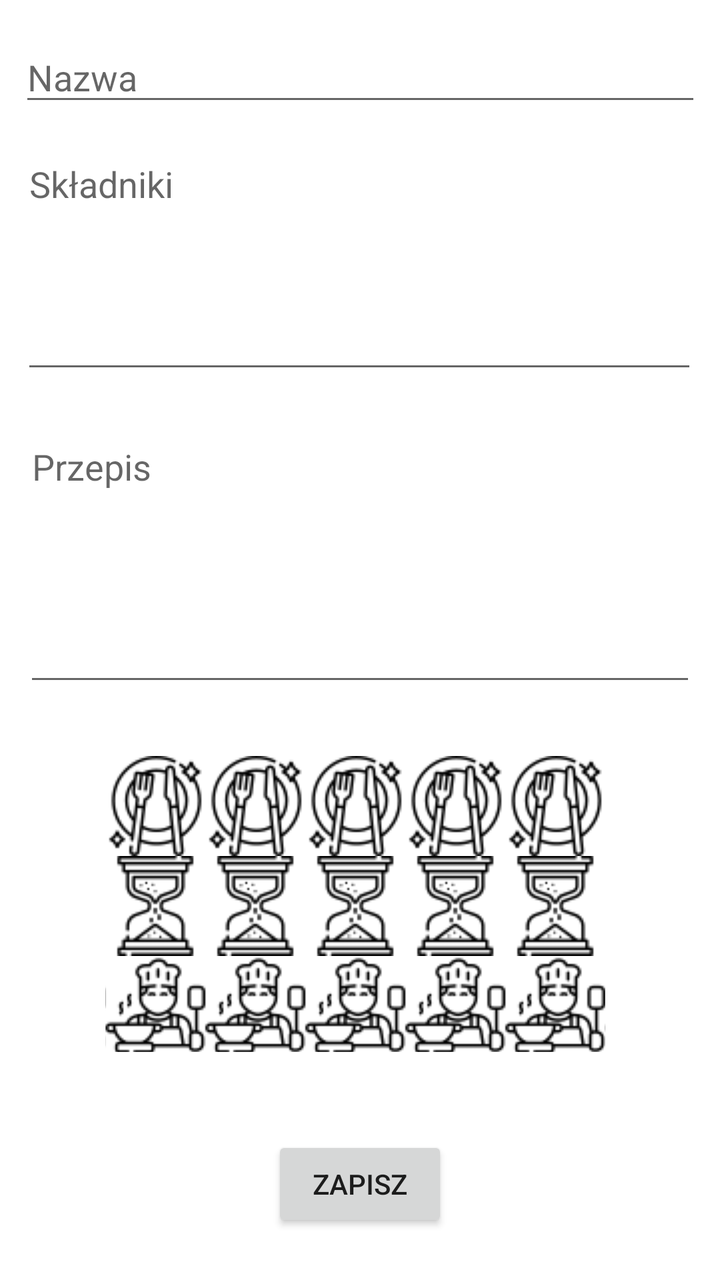
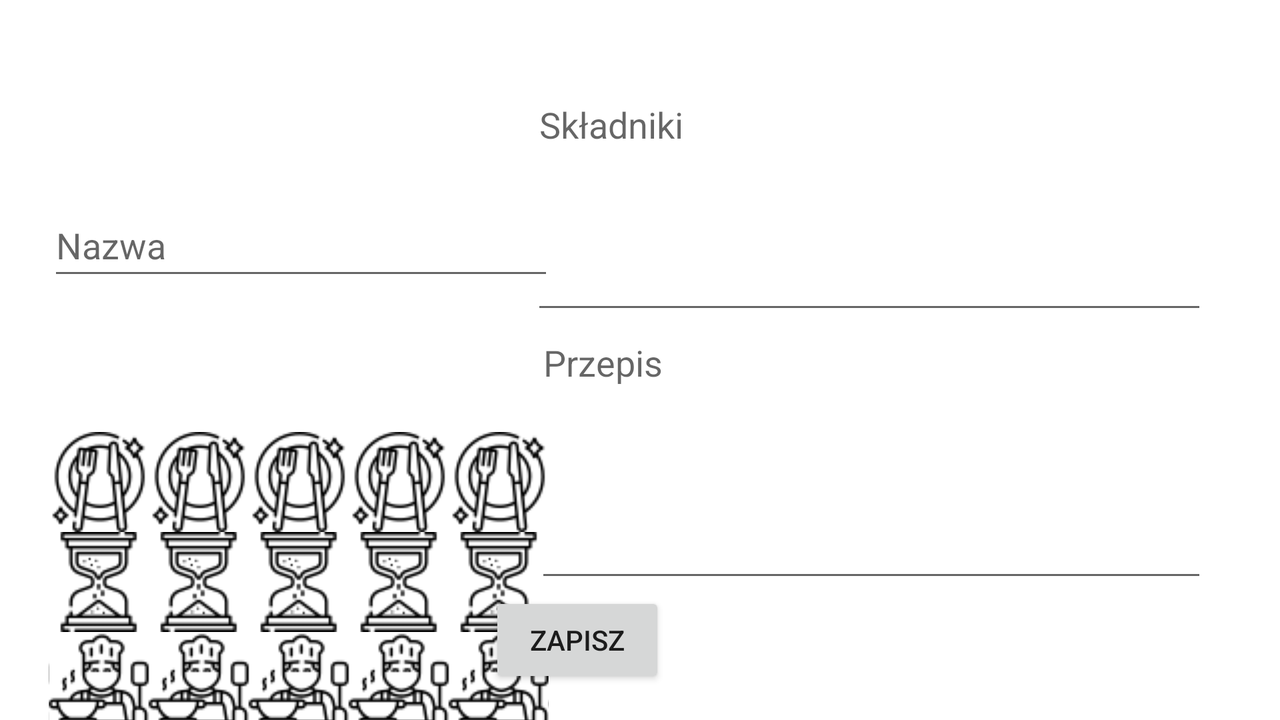

Two renders of one Android screen. The first uses the default layout on a phone; the second uses the alternative layout the repository ships for a different screen configuration, on a matching device. The two XML files are below.
<!-- AndroidManifest.xml: fallback theme Theme.MaterialComponents.DayNight.NoActionBar -->
<!-- res/layout/content_recipe_form.xml -->
<?xml version="1.0" encoding="utf-8"?>
<androidx.constraintlayout.widget.ConstraintLayout xmlns:android="http://schemas.android.com/apk/res/android"
    xmlns:app="http://schemas.android.com/apk/res-auto"
    xmlns:tools="http://schemas.android.com/tools"
    android:layout_width="match_parent"
    android:layout_height="match_parent"
    app:layout_behavior="@string/appbar_scrolling_view_behavior"
    tools:context=".RecipeForm"
    tools:showIn="@layout/activity_recipe_form">

    <com.google.android.material.textfield.TextInputEditText
        android:id="@+id/textInputName"
        android:layout_width="341dp"
        android:layout_height="42dp"
        android:layout_marginTop="16dp"
        android:hint="Nazwa"
        app:layout_constraintEnd_toEndOf="parent"
        app:layout_constraintStart_toStartOf="parent"
        app:layout_constraintTop_toTopOf="parent" />

    <Button
        android:id="@+id/buttonSave"
        android:layout_width="wrap_content"
        android:layout_height="wrap_content"
        android:layout_marginStart="4dp"
        android:layout_marginBottom="24dp"
        android:text="zapisz"
        app:layout_constraintBottom_toBottomOf="parent"
        app:layout_constraintEnd_toEndOf="parent"
        app:layout_constraintHorizontal_bias="0.492"
        app:layout_constraintStart_toStartOf="parent" />

    <EditText
        android:id="@+id/editTextIngredients"
        android:layout_width="338dp"
        android:layout_height="122dp"
        android:ems="10"
        android:gravity="start|top"
        android:hint="Składniki"
        android:inputType="textMultiLine"
        app:layout_constraintBottom_toTopOf="@+id/editTextRecipe"
        app:layout_constraintEnd_toEndOf="parent"
        app:layout_constraintHorizontal_bias="0.491"
        app:layout_constraintStart_toStartOf="parent"
        app:layout_constraintTop_toBottomOf="@+id/textInputName"
        app:layout_constraintVertical_bias="0.376" />

    <EditText
        android:id="@+id/editTextRecipe"
        android:layout_width="336dp"
        android:layout_height="137dp"
        android:layout_marginBottom="220dp"
        android:ems="10"
        android:gravity="start|top"
        android:hint="Przepis"
        android:inputType="textMultiLine"
        app:layout_constraintBottom_toTopOf="@+id/buttonSave"
        app:layout_constraintEnd_toEndOf="parent"
        app:layout_constraintHorizontal_bias="0.506"
        app:layout_constraintStart_toStartOf="parent" />

    <androidx.constraintlayout.widget.Guideline
        android:id="@+id/guideline"
        android:layout_width="wrap_content"
        android:layout_height="wrap_content"
        android:orientation="vertical"
        app:layout_constraintGuide_begin="20dp" />

    <androidx.constraintlayout.widget.Barrier
        android:id="@+id/barrier"
        android:layout_width="wrap_content"
        android:layout_height="wrap_content"
        app:barrierDirection="left" />

    <LinearLayout
        android:layout_width="255dp"
        android:layout_height="160dp"
        android:orientation="vertical"
        app:layout_constraintBottom_toTopOf="@+id/buttonSave"
        app:layout_constraintEnd_toEndOf="parent"
        app:layout_constraintStart_toStartOf="parent"
        app:layout_constraintTop_toBottomOf="@+id/editTextRecipe">

        <RatingBar
            android:id="@+id/ratingBarPortionSize"
            style="@style/ImageRatingBarPortion"
            android:layout_width="wrap_content"
            android:layout_height="wrap_content"
            android:numStars="5"
            android:stepSize="1" />

        <RatingBar
            android:id="@+id/ratingBarTime"
            style="@style/ImageRatingBarTime"
            android:layout_width="wrap_content"
            android:layout_height="wrap_content"
            android:numStars="5"
            android:stepSize="1" />

        <RatingBar
            android:id="@+id/ratingBarDifficultyLevel"
            style="@style/ImageRatingBar"
            android:layout_width="wrap_content"
            android:layout_height="wrap_content"
            android:layout_marginBottom="12dp"
            android:numStars="5"
            android:stepSize="1" />
    </LinearLayout>


</androidx.constraintlayout.widget.ConstraintLayout>
<!-- res/layout/activity_recipe_form.xml (included above) -->
<?xml version="1.0" encoding="utf-8"?>
<androidx.coordinatorlayout.widget.CoordinatorLayout xmlns:android="http://schemas.android.com/apk/res/android"
    xmlns:app="http://schemas.android.com/apk/res-auto"
    xmlns:tools="http://schemas.android.com/tools"
    android:layout_width="match_parent"
    android:layout_height="match_parent"
    tools:context=".RecipeForm">

    <com.google.android.material.appbar.AppBarLayout
        android:layout_width="match_parent"
        android:layout_height="wrap_content"
        android:theme="@style/AppTheme.AppBarOverlay">

        <androidx.appcompat.widget.Toolbar
            android:id="@+id/toolbar"
            android:layout_width="match_parent"
            android:layout_height="?attr/actionBarSize"
            android:background="?attr/colorPrimary"
            app:popupTheme="@style/AppTheme.PopupOverlay" />

    </com.google.android.material.appbar.AppBarLayout>

    <include layout="@layout/content_recipe_form" />

</androidx.coordinatorlayout.widget.CoordinatorLayout>
<!-- resources referenced by this layout -->
<resources>
  <style name="AppTheme.AppBarOverlay" parent="ThemeOverlay.AppCompat.Dark.ActionBar" />
  <style name="AppTheme.PopupOverlay" parent="ThemeOverlay.AppCompat.Light" />
  <style name="ImageRatingBar" parent="@android:style/Widget.RatingBar">
          <item name="android:progressDrawable">@drawable/custom_ratingbar</item>
          <item name="android:minHeight">50dp</item>
          <item name="android:maxHeight">50dp</item>
      </style>
  <style name="ImageRatingBarPortion" parent="@android:style/Widget.RatingBar">
          <item name="android:progressDrawable">@drawable/custom_ratingbar_portion</item>
          <item name="android:minHeight">50dp</item>
          <item name="android:maxHeight">50dp</item>
      </style>
  <style name="ImageRatingBarTime" parent="@android:style/Widget.RatingBar">
          <item name="android:progressDrawable">@drawable/custom_ratingbar_time</item>
          <item name="android:minHeight">50dp</item>
          <item name="android:maxHeight">50dp</item>
      </style>
  <!-- drawable custom_ratingbar (drawable) -->
  <?xml version="1.0" encoding="utf-8"?>
  <layer-list xmlns:android="http://schemas.android.com/apk/res/android" >
  
      <item
          android:id="@android:id/background"
          android:drawable="@drawable/cook_back"/>
      <item
          android:id="@android:id/secondaryProgress"
          android:drawable="@drawable/cook_selected"/>
      <item
          android:id="@android:id/progress"
          android:drawable="@drawable/cook_selected"/>
  
  </layer-list>
  <!-- drawable custom_ratingbar_portion (drawable) -->
  <?xml version="1.0" encoding="utf-8"?>
  <layer-list xmlns:android="http://schemas.android.com/apk/res/android" >
  
      <item
          android:id="@android:id/background"
          android:drawable="@drawable/portion_back"/>
      <item
          android:id="@android:id/secondaryProgress"
          android:drawable="@drawable/portion_selected"/>
      <item
          android:id="@android:id/progress"
          android:drawable="@drawable/portion_selected"/>
  
  </layer-list>
  <!-- drawable custom_ratingbar_time (drawable) -->
  <?xml version="1.0" encoding="utf-8"?>
  <layer-list xmlns:android="http://schemas.android.com/apk/res/android" >
  
      <item
          android:id="@android:id/background"
          android:drawable="@drawable/time_back"/>
      <item
          android:id="@android:id/secondaryProgress"
          android:drawable="@drawable/time_selected"/>
      <item
          android:id="@android:id/progress"
          android:drawable="@drawable/time_selected"/>
  
  </layer-list>
  <!-- drawable cook_back: png bitmap (drawable, 2095 bytes) -->
  <!-- drawable cook_selected: png bitmap (drawable, 3613 bytes) -->
  <!-- drawable portion_back: png bitmap (drawable, 2629 bytes) -->
  <!-- drawable portion_selected: png bitmap (drawable, 4793 bytes) -->
  <!-- drawable time_back: png bitmap (drawable, 1653 bytes) -->
  <!-- drawable time_selected: png bitmap (drawable, 2733 bytes) -->
</resources>
<!-- res/layout-land/content_recipe_form.xml (the author's variant of the layout above) -->
<!-- drawn on the phone turned sideways -->
<?xml version="1.0" encoding="utf-8"?>
<androidx.constraintlayout.widget.ConstraintLayout xmlns:android="http://schemas.android.com/apk/res/android"
    xmlns:app="http://schemas.android.com/apk/res-auto"
    xmlns:tools="http://schemas.android.com/tools"
    android:layout_width="match_parent"
    android:layout_height="match_parent"
    app:layout_behavior="@string/appbar_scrolling_view_behavior"
    tools:context=".RecipeForm"
    tools:showIn="@layout/activity_recipe_form">

    <com.google.android.material.textfield.TextInputEditText
        android:id="@+id/textInputName"
        android:layout_width="253dp"
        android:layout_height="48dp"
        android:layout_marginTop="24dp"
        android:hint="Nazwa"
        app:layout_constraintBottom_toTopOf="@+id/linearLayout2"
        app:layout_constraintEnd_toEndOf="parent"
        app:layout_constraintHorizontal_bias="0.062"
        app:layout_constraintStart_toStartOf="parent"
        app:layout_constraintTop_toTopOf="parent"
        app:layout_constraintVertical_bias="0.507" />

    <Button
        android:id="@+id/buttonSave"
        android:layout_width="wrap_content"
        android:layout_height="wrap_content"
        android:layout_marginStart="4dp"
        android:layout_marginBottom="16dp"
        android:text="zapisz"
        app:layout_constraintBottom_toBottomOf="parent"
        app:layout_constraintEnd_toEndOf="parent"
        app:layout_constraintHorizontal_bias="0.439"
        app:layout_constraintStart_toStartOf="parent" />

    <EditText
        android:id="@+id/editTextIngredients"
        android:layout_width="338dp"
        android:layout_height="122dp"
        android:layout_marginTop="40dp"
        android:ems="10"
        android:gravity="start|top"
        android:hint="Składniki"
        android:inputType="textMultiLine"
        app:layout_constraintBottom_toTopOf="@+id/editTextRecipe"
        app:layout_constraintEnd_toEndOf="parent"
        app:layout_constraintHorizontal_bias="0.88"
        app:layout_constraintStart_toStartOf="parent"
        app:layout_constraintTop_toTopOf="parent"
        app:layout_constraintVertical_bias="0.0" />

    <EditText
        android:id="@+id/editTextRecipe"
        android:layout_width="336dp"
        android:layout_height="137dp"
        android:ems="10"
        android:gravity="start|top"
        android:hint="Przepis"
        android:inputType="textMultiLine"
        app:layout_constraintBottom_toTopOf="@+id/buttonSave"
        app:layout_constraintEnd_toEndOf="parent"
        app:layout_constraintHorizontal_bias="0.881"
        app:layout_constraintStart_toStartOf="parent" />

    <androidx.constraintlayout.widget.Guideline
        android:id="@+id/guideline"
        android:layout_width="wrap_content"
        android:layout_height="wrap_content"
        android:orientation="vertical"
        app:layout_constraintGuide_begin="20dp" />

    <androidx.constraintlayout.widget.Barrier
        android:id="@+id/barrier"
        android:layout_width="wrap_content"
        android:layout_height="wrap_content"
        app:barrierDirection="left" />

    <LinearLayout
        android:id="@+id/linearLayout2"
        android:layout_width="255dp"
        android:layout_height="160dp"
        android:orientation="vertical"
        app:layout_constraintBottom_toTopOf="@+id/buttonSave"
        app:layout_constraintEnd_toEndOf="parent"
        app:layout_constraintHorizontal_bias="0.063"
        app:layout_constraintStart_toStartOf="parent"
        app:layout_constraintTop_toBottomOf="@+id/editTextRecipe"
        app:layout_constraintVertical_bias="1.0">

        <RatingBar
            android:id="@+id/ratingBarPortionSize"
            style="@style/ImageRatingBarPortion"
            android:layout_width="wrap_content"
            android:layout_height="wrap_content"
            android:numStars="5"
            android:stepSize="1" />

        <RatingBar
            android:id="@+id/ratingBarTime"
            style="@style/ImageRatingBarTime"
            android:layout_width="wrap_content"
            android:layout_height="wrap_content"
            android:numStars="5"
            android:stepSize="1" />

        <RatingBar
            android:id="@+id/ratingBarDifficultyLevel"
            style="@style/ImageRatingBar"
            android:layout_width="wrap_content"
            android:layout_height="wrap_content"
            android:layout_marginBottom="12dp"
            android:numStars="5"
            android:stepSize="1" />
    </LinearLayout>


</androidx.constraintlayout.widget.ConstraintLayout>
<!-- res/layout/content_recipe_form.xml (included above) -->
<?xml version="1.0" encoding="utf-8"?>
<androidx.constraintlayout.widget.ConstraintLayout xmlns:android="http://schemas.android.com/apk/res/android"
    xmlns:app="http://schemas.android.com/apk/res-auto"
    xmlns:tools="http://schemas.android.com/tools"
    android:layout_width="match_parent"
    android:layout_height="match_parent"
    app:layout_behavior="@string/appbar_scrolling_view_behavior"
    tools:context=".RecipeForm"
    tools:showIn="@layout/activity_recipe_form">

    <com.google.android.material.textfield.TextInputEditText
        android:id="@+id/textInputName"
        android:layout_width="341dp"
        android:layout_height="42dp"
        android:layout_marginTop="16dp"
        android:hint="Nazwa"
        app:layout_constraintEnd_toEndOf="parent"
        app:layout_constraintStart_toStartOf="parent"
        app:layout_constraintTop_toTopOf="parent" />

    <Button
        android:id="@+id/buttonSave"
        android:layout_width="wrap_content"
        android:layout_height="wrap_content"
        android:layout_marginStart="4dp"
        android:layout_marginBottom="24dp"
        android:text="zapisz"
        app:layout_constraintBottom_toBottomOf="parent"
        app:layout_constraintEnd_toEndOf="parent"
        app:layout_constraintHorizontal_bias="0.492"
        app:layout_constraintStart_toStartOf="parent" />

    <EditText
        android:id="@+id/editTextIngredients"
        android:layout_width="338dp"
        android:layout_height="122dp"
        android:ems="10"
        android:gravity="start|top"
        android:hint="Składniki"
        android:inputType="textMultiLine"
        app:layout_constraintBottom_toTopOf="@+id/editTextRecipe"
        app:layout_constraintEnd_toEndOf="parent"
        app:layout_constraintHorizontal_bias="0.491"
        app:layout_constraintStart_toStartOf="parent"
        app:layout_constraintTop_toBottomOf="@+id/textInputName"
        app:layout_constraintVertical_bias="0.376" />

    <EditText
        android:id="@+id/editTextRecipe"
        android:layout_width="336dp"
        android:layout_height="137dp"
        android:layout_marginBottom="220dp"
        android:ems="10"
        android:gravity="start|top"
        android:hint="Przepis"
        android:inputType="textMultiLine"
        app:layout_constraintBottom_toTopOf="@+id/buttonSave"
        app:layout_constraintEnd_toEndOf="parent"
        app:layout_constraintHorizontal_bias="0.506"
        app:layout_constraintStart_toStartOf="parent" />

    <androidx.constraintlayout.widget.Guideline
        android:id="@+id/guideline"
        android:layout_width="wrap_content"
        android:layout_height="wrap_content"
        android:orientation="vertical"
        app:layout_constraintGuide_begin="20dp" />

    <androidx.constraintlayout.widget.Barrier
        android:id="@+id/barrier"
        android:layout_width="wrap_content"
        android:layout_height="wrap_content"
        app:barrierDirection="left" />

    <LinearLayout
        android:layout_width="255dp"
        android:layout_height="160dp"
        android:orientation="vertical"
        app:layout_constraintBottom_toTopOf="@+id/buttonSave"
        app:layout_constraintEnd_toEndOf="parent"
        app:layout_constraintStart_toStartOf="parent"
        app:layout_constraintTop_toBottomOf="@+id/editTextRecipe">

        <RatingBar
            android:id="@+id/ratingBarPortionSize"
            style="@style/ImageRatingBarPortion"
            android:layout_width="wrap_content"
            android:layout_height="wrap_content"
            android:numStars="5"
            android:stepSize="1" />

        <RatingBar
            android:id="@+id/ratingBarTime"
            style="@style/ImageRatingBarTime"
            android:layout_width="wrap_content"
            android:layout_height="wrap_content"
            android:numStars="5"
            android:stepSize="1" />

        <RatingBar
            android:id="@+id/ratingBarDifficultyLevel"
            style="@style/ImageRatingBar"
            android:layout_width="wrap_content"
            android:layout_height="wrap_content"
            android:layout_marginBottom="12dp"
            android:numStars="5"
            android:stepSize="1" />
    </LinearLayout>


</androidx.constraintlayout.widget.ConstraintLayout>
